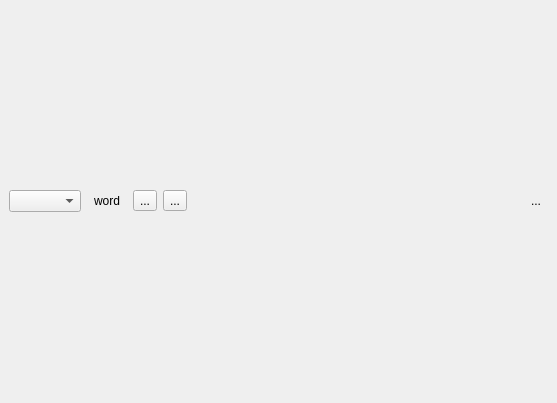
<?xml version="1.0" encoding="UTF-8"?>
<ui version="4.0">
 <class>ScanPopup</class>
 <widget class="QDialog" name="ScanPopup">
  <property name="geometry">
   <rect>
    <x>0</x>
    <y>0</y>
    <width>557</width>
    <height>403</height>
   </rect>
  </property>
  <property name="windowTitle">
   <string>Dialog</string>
  </property>
  <layout class="QVBoxLayout" name="verticalLayout">
   <property name="margin">
    <number>0</number>
   </property>
   <item>
    <widget class="QFrame" name="outerFrame">
     <property name="frameShape">
      <enum>QFrame::NoFrame</enum>
     </property>
     <property name="frameShadow">
      <enum>QFrame::Raised</enum>
     </property>
     <property name="lineWidth">
      <number>0</number>
     </property>
     <layout class="QVBoxLayout" name="mainLayout">
      <property name="margin">
       <number>9</number>
      </property>
      <item>
       <layout class="QHBoxLayout" name="horizontalLayout">
        <item>
         <widget class="GroupComboBox" name="groupList"/>
        </item>
        <item>
         <widget class="QToolButton" name="word">
          <property name="sizePolicy">
           <sizepolicy hsizetype="Minimum" vsizetype="Fixed">
            <horstretch>0</horstretch>
            <verstretch>0</verstretch>
           </sizepolicy>
          </property>
          <property name="text">
           <string>word</string>
          </property>
          <property name="autoRaise">
           <bool>true</bool>
          </property>
         </widget>
        </item>
        <item>
         <widget class="QToolButton" name="diacriticButton">
          <property name="text">
           <string>...</string>
          </property>
          <property name="icon">
           <iconset resource="resources.qrc">
            <normaloff>:/icons/accents.png</normaloff>:/icons/accents.png</iconset>
          </property>
          <property name="iconSize">
           <size>
            <width>22</width>
            <height>16</height>
           </size>
          </property>
          <property name="arrowType">
           <enum>Qt::NoArrow</enum>
          </property>
         </widget>
        </item>
        <item>
         <widget class="QToolButton" name="prefixButton">
          <property name="text">
           <string>...</string>
          </property>
          <property name="icon">
           <iconset resource="resources.qrc">
            <normaloff>:/icons/prefix.png</normaloff>:/icons/prefix.png</iconset>
          </property>
          <property name="iconSize">
           <size>
            <width>22</width>
            <height>16</height>
           </size>
          </property>
         </widget>
        </item>
        <item>
         <widget class="GripArea" name="gripArea" native="true">
          <property name="sizePolicy">
           <sizepolicy hsizetype="Expanding" vsizetype="Preferred">
            <horstretch>0</horstretch>
            <verstretch>0</verstretch>
           </sizepolicy>
          </property>
         </widget>
        </item>
        <item>
         <widget class="QToolButton" name="pinButton">
          <property name="text">
           <string>...</string>
          </property>
          <property name="icon">
           <iconset resource="resources.qrc">
            <normaloff>:/icons/pushpin.png</normaloff>:/icons/pushpin.png</iconset>
          </property>
          <property name="checkable">
           <bool>true</bool>
          </property>
          <property name="autoRaise">
           <bool>true</bool>
          </property>
         </widget>
        </item>
       </layout>
      </item>
     </layout>
    </widget>
   </item>
  </layout>
 </widget>
 <customwidgets>
  <customwidget>
   <class>GroupComboBox</class>
   <extends>QComboBox</extends>
   <header>groupcombobox.hh</header>
  </customwidget>
  <customwidget>
   <class>GripArea</class>
   <extends>QWidget</extends>
   <header>griparea.hh</header>
   <container>1</container>
  </customwidget>
 </customwidgets>
 <resources>
  <include location="resources.qrc"/>
 </resources>
 <connections/>
</ui>
